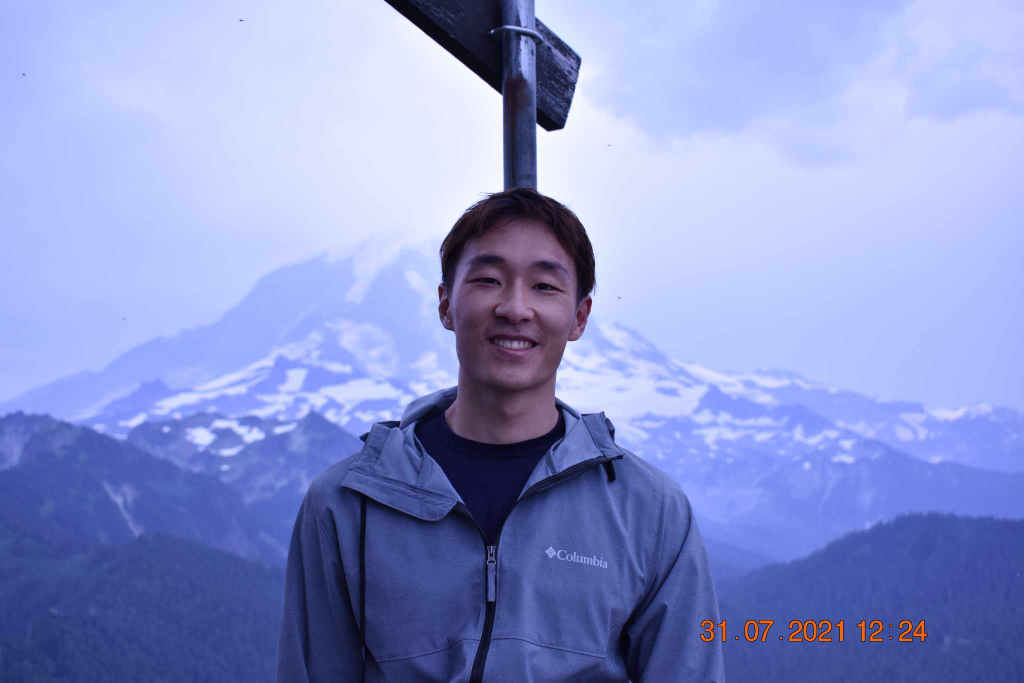
#> input picture opencv-6-resizing/matt.jpg, 2048 x 1365 px (shown at 1/2 size)
$ python resizing.py --image matt.jpg
#> lines starting #> are read from the running program, lines starting #| are printed output that depends on the picture
# tutorial: https://pyimagesearch.com/2021/01/20/opencv-resize-image-cv2-resize/?_ga=2.20892728.1862556207.1701016519-1842902230.1698424416
import argparse
import imutils
import cv2

ap = argparse.ArgumentParser()
ap.add_argument("-i", "--image", type=str, default="/Users/kuanhc96/Desktop/pyimagesearch/opencv-6-resizing/alice_and_i.jpeg", help="path to image")
args = vars(ap.parse_args())

image = cv2.imread(args["image"])
#> image is the input picture: shape (1365, 2048, 3); mean B, G, R 207, 150.4, 138.5
cv2.imshow("original", image)

ratio = 0.1
print(image.shape) # height * width
#| (1365, 2048, 3)
new_width = int( image.shape[1] * ratio )
#> new_width = 204
new_height = int( image.shape[0] * ratio )
#> new_height = 136
new_dim = (new_width, new_height)
#> new_dim = (204, 136)
print(new_dim)
#| (204, 136)
resized = cv2.resize(image, new_dim, interpolation=cv2.INTER_AREA) # The new dimensions are expressed by (width * height). This ordering is different from the numpy shape
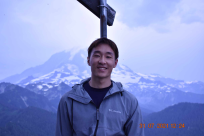
#> resized: shape (136, 204, 3); mean B, G, R 207, 150.4, 138.5
cv2.imshow("resized by tenth", resized)
cv2.imwrite("/Users/kuanhc96/Desktop/pyimagesearch/opencv-6-resizing/tenth_matt.jpg", resized)

resized = imutils.resize(image, width=1000)
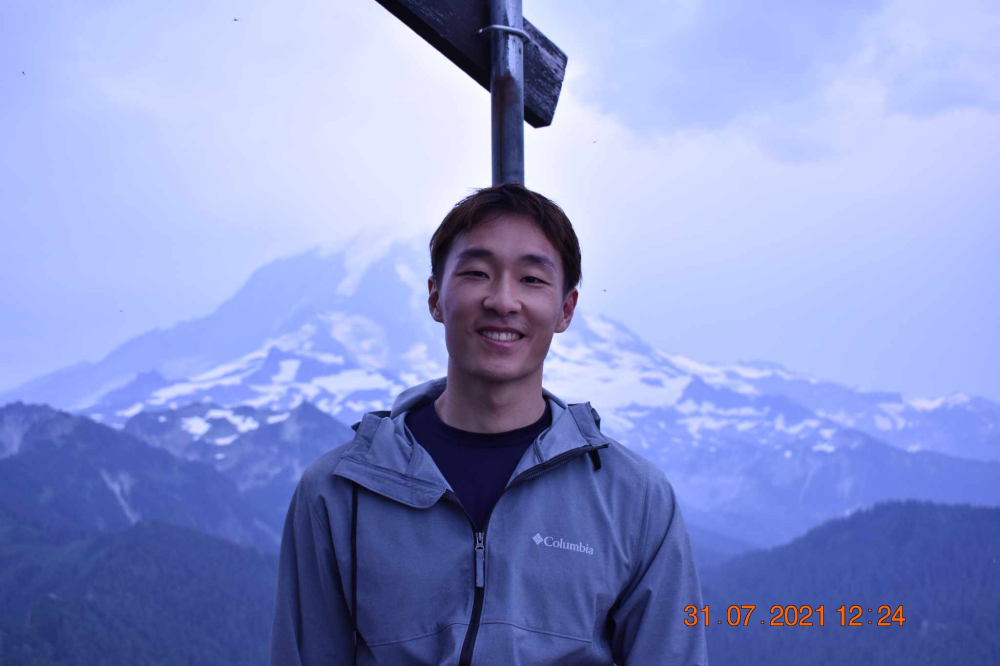
#> resized: shape (666, 1000, 3); mean B, G, R 207, 150.4, 138.5
print(resized.shape)
#| (666, 1000, 3)
cv2.imshow("resized with imutils", resized)

image = cv2.imread("/Users/kuanhc96/Desktop/pyimagesearch/opencv-6-resizing/tenth_matt.jpg")
#> image: shape (136, 204, 3)
# resizing algorithms:
# 1. INTER_NEAREST: fastest, but least accurate. Simply takes the nearest neighbor and uses it for interpolation
# 2. INTER_LINEAR: fast, but less accurate. Uses a linear function (i.e., y = mx + b) to interpolate
# 3. INTER_AREA: balanced accuracy and speed. For info, read https://medium.com/@wenrudong/what-is-opencvs-inter-area-actually-doing-282a626a09b3
# 4. INTER_CUBIC: slow, but more accurate. Uses a cubic function for interpolation
# 5. INTER_LANCZOS4: slowest, but most accurate. Rarely used in practive. Uses a sinusoidal interpolation method
methods = [
    ("INTER_NEAREST", cv2.INTER_NEAREST),
    ("INTER_LINEAR", cv2.INTER_LINEAR),
    ("INTER_AREA", cv2.INTER_AREA),
    ("INTER_CUBIC", cv2.INTER_CUBIC),
    ("INTER_LANCZOS4", cv2.INTER_LANCZOS4),
]

for (name, method) in methods:
    print(f"[INO] {name}")
    resized = imutils.resize(image, width=1000, inter=method)
    cv2.imshow(f"Method: {name}", resized)
#> this loop made 5 passes
#> pass 1, `resized = imutils.resize(image, width=1000, inter=method)`:
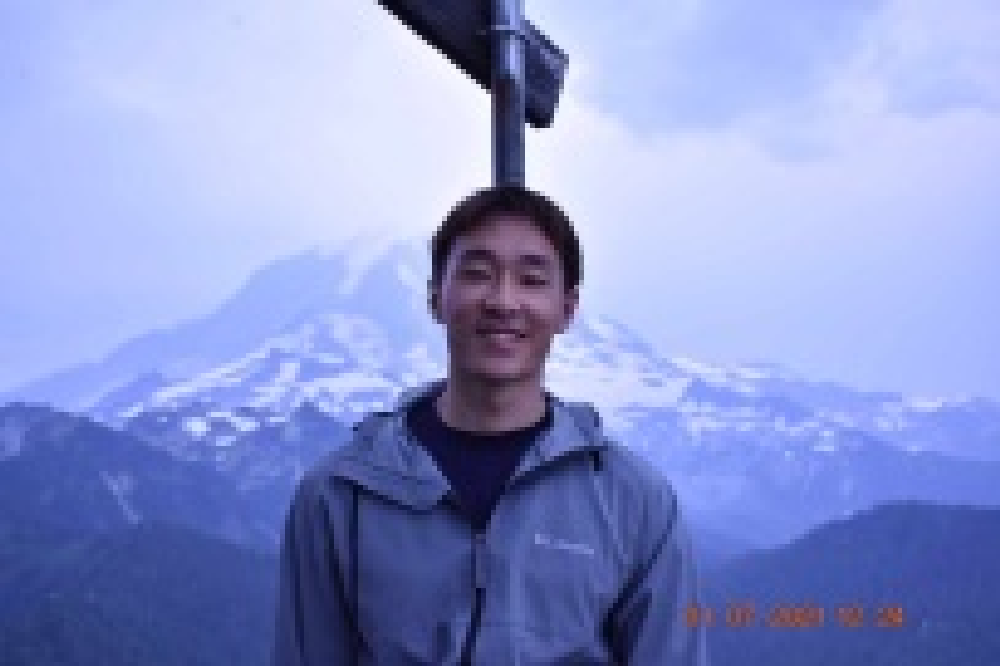
#> resized: shape (666, 1000, 3); mean B, G, R 206.7, 150.5, 138.7

cv2.waitKey(0)

$ run again, on opencv-3-drawing/beach_day.jpg
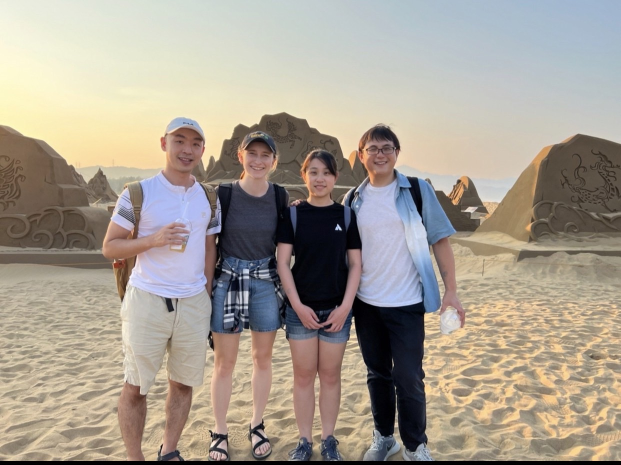
#> input picture opencv-3-drawing/beach_day.jpg, 1242 x 929 px (shown at 1/2 size)
#> image is the input picture: shape (929, 1242, 3); mean B, G, R 145.7, 157.5, 166.5
#| (929, 1242, 3)
#| (124, 92)
#> `resized = imutils.resize(image, width=1000)`:
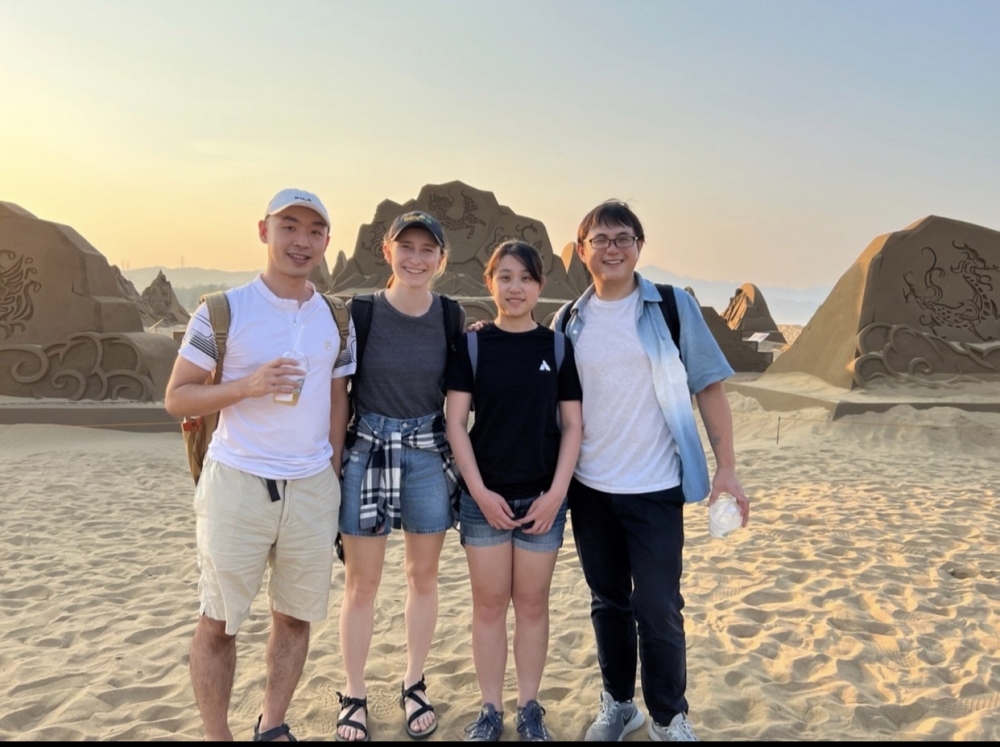
#> resized: shape (747, 1000, 3); mean B, G, R 145.7, 157.5, 166.5
#| (747, 1000, 3)
#> image: shape (92, 124, 3)
#> the loop `for (name, method) in methods:` made 5 passes
#> pass 1, `resized = imutils.resize(image, width=1000, inter=method)`:
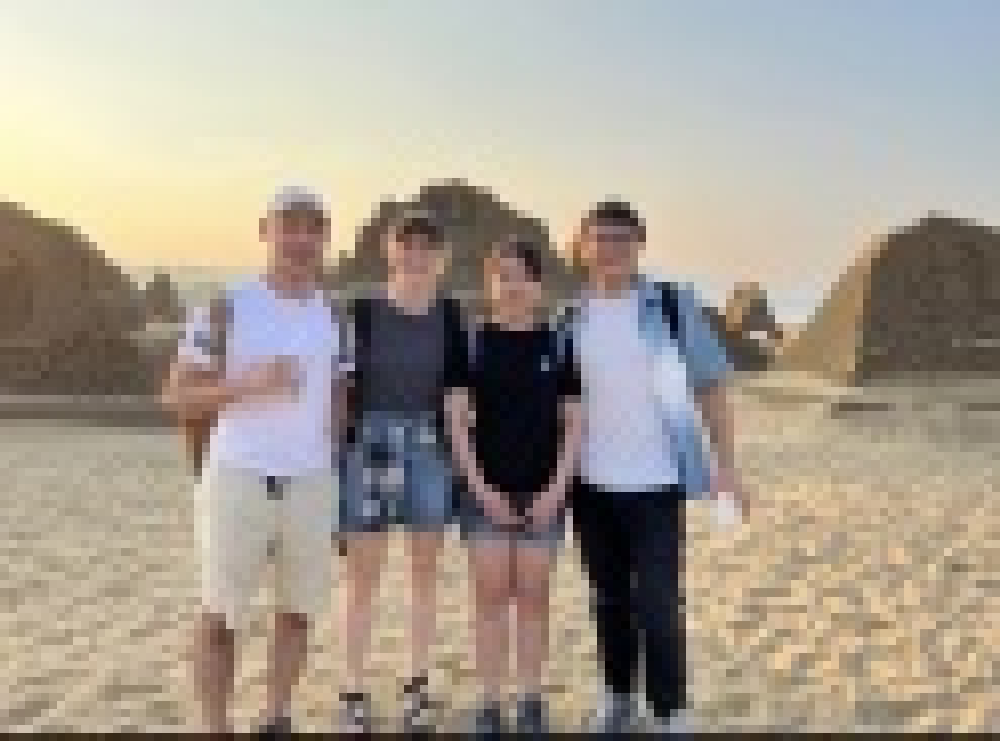
#> resized: shape (741, 1000, 3); mean B, G, R 145.8, 157.6, 166.6
